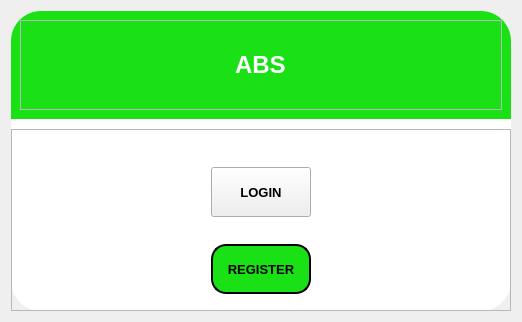
      <widget class="QWidget" name="Home_page">
       <layout class="QVBoxLayout" name="verticalLayout_4">
        <item alignment="Qt::AlignHCenter">
         <widget class="QFrame" name="loginframe">
          <property name="minimumSize">
           <size>
            <width>500</width>
            <height>300</height>
           </size>
          </property>
          <property name="maximumSize">
           <size>
            <width>500</width>
            <height>700</height>
           </size>
          </property>
          <property name="styleSheet">
           <string notr="true">QWidget#loginframe{
background-color: rgb(255, 255, 255);
border-radius:30px;
}
</string>
          </property>
          <property name="frameShape">
           <enum>QFrame::NoFrame</enum>
          </property>
          <property name="frameShadow">
           <enum>QFrame::Plain</enum>
          </property>
          <property name="lineWidth">
           <number>0</number>
          </property>
          <property name="midLineWidth">
           <number>0</number>
          </property>
          <layout class="QVBoxLayout" name="verticalLayout_2">
           <property name="spacing">
            <number>10</number>
           </property>
           <property name="leftMargin">
            <number>0</number>
           </property>
           <property name="topMargin">
            <number>0</number>
           </property>
           <property name="rightMargin">
            <number>0</number>
           </property>
           <property name="bottomMargin">
            <number>0</number>
           </property>
           <item>
            <widget class="QFrame" name="frame_2">
             <property name="sizePolicy">
              <sizepolicy hsizetype="Preferred" vsizetype="Expanding">
               <horstretch>0</horstretch>
               <verstretch>3</verstretch>
              </sizepolicy>
             </property>
             <property name="styleSheet">
              <string notr="true">QWidget#frame_2{
background-color: rgb(25, 225,22);
border-top-left-radius:30px;
border-top-right-radius:30px;
}
</string>
             </property>
             <property name="frameShape">
              <enum>QFrame::StyledPanel</enum>
             </property>
             <property name="frameShadow">
              <enum>QFrame::Raised</enum>
             </property>
             <layout class="QHBoxLayout" name="horizontalLayout_2">
              <item>
               <widget class="QFrame" name="frame">
                <property name="frameShape">
                 <enum>QFrame::StyledPanel</enum>
                </property>
                <property name="frameShadow">
                 <enum>QFrame::Raised</enum>
                </property>
                <layout class="QHBoxLayout" name="horizontalLayout_3">
                 <property name="spacing">
                  <number>0</number>
                 </property>
                 <item>
                  <widget class="QLabel" name="label_5">
                   <property name="minimumSize">
                    <size>
                     <width>70</width>
                     <height>70</height>
                    </size>
                   </property>
                   <property name="maximumSize">
                    <size>
                     <width>70</width>
                     <height>70</height>
                    </size>
                   </property>
                   <property name="text">
                    <string/>
                   </property>
                   <property name="pixmap">
                    <pixmap>system/sysicon/ATS_logo.png</pixmap>
                   </property>
                   <property name="scaledContents">
                    <bool>true</bool>
                   </property>
                  </widget>
                 </item>
                 <item alignment="Qt::AlignHCenter">
                  <widget class="QLabel" name="label_6">
                   <property name="font">
                    <font>
                     <pointsize>18</pointsize>
                     <weight>75</weight>
                     <bold>true</bold>
                    </font>
                   </property>
                   <property name="styleSheet">
                    <string notr="true">color: rgb(255, 255, 255);</string>
                   </property>
                   <property name="text">
                    <string>ABS</string>
                   </property>
                  </widget>
                 </item>
                 <item>
                  <widget class="QLabel" name="label_18">
                   <property name="minimumSize">
                    <size>
                     <width>70</width>
                     <height>70</height>
                    </size>
                   </property>
                   <property name="maximumSize">
                    <size>
                     <width>70</width>
                     <height>70</height>
                    </size>
                   </property>
                   <property name="text">
                    <string/>
                   </property>
                   <property name="pixmap">
                    <pixmap>system/sysicon/GP_logo (1).png</pixmap>
                   </property>
                   <property name="scaledContents">
                    <bool>true</bool>
                   </property>
                  </widget>
                 </item>
                </layout>
               </widget>
              </item>
             </layout>
            </widget>
           </item>
           <item>
            <widget class="QFrame" name="frame_3">
             <property name="sizePolicy">
              <sizepolicy hsizetype="Preferred" vsizetype="Expanding">
               <horstretch>0</horstretch>
               <verstretch>7</verstretch>
              </sizepolicy>
             </property>
             <property name="styleSheet">
              <string notr="true"/>
             </property>
             <property name="frameShape">
              <enum>QFrame::StyledPanel</enum>
             </property>
             <property name="frameShadow">
              <enum>QFrame::Raised</enum>
             </property>
             <layout class="QVBoxLayout" name="verticalLayout_3">
              <property name="spacing">
               <number>20</number>
              </property>
              <property name="topMargin">
               <number>30</number>
              </property>
              <item alignment="Qt::AlignHCenter">
               <widget class="QPushButton" name="btnlogin">
                <property name="minimumSize">
                 <size>
                  <width>100</width>
                  <height>50</height>
                 </size>
                </property>
                <property name="font">
                 <font>
                  <pointsize>10</pointsize>
                  <weight>75</weight>
                  <bold>true</bold>
                 </font>
                </property>
                <property name="styleSheet">
                 <string notr="true">

QPushButton{
color: rgb(0, 0, 0);
background-color: rgb(25, 225,22);
border-radius:15px;
padding-left:10px;
padding-right:10px;
border:2px solid black;
padding:5px;
}
QPushButton:hover{
background-color: rgb(30, 200, 5);
border-radius:15px;
color: rgb(0, 0, 0);
}

padding-left:10px;
padding-right:10px;</string>
                </property>
                <property name="text">
                 <string>LOGIN</string>
                </property>
               </widget>
              </item>
              <item alignment="Qt::AlignHCenter">
               <widget class="QPushButton" name="btnregistermenu_2">
                <property name="minimumSize">
                 <size>
                  <width>100</width>
                  <height>0</height>
                 </size>
                </property>
                <property name="maximumSize">
                 <size>
                  <width>16777215</width>
                  <height>50</height>
                 </size>
                </property>
                <property name="font">
                 <font>
                  <pointsize>10</pointsize>
                  <weight>75</weight>
                  <bold>true</bold>
                 </font>
                </property>
                <property name="styleSheet">
                 <string notr="true">

QPushButton{
color: rgb(0, 0, 0);
background-color: rgb(25, 225,22);
border-radius:15px;
padding-left:10px;
padding-right:10px;
border:2px solid black;
padding:5px;
}
QPushButton:hover{
background-color: rgb(30, 200, 5);
border-radius:15px;
color: rgb(0, 0, 0);
}

</string>
                </property>
                <property name="text">
                 <string>REGISTER</string>
                </property>
               </widget>
              </item>
             </layout>
            </widget>
           </item>
          </layout>
         </widget>
        </item>
       </layout>
      </widget>
